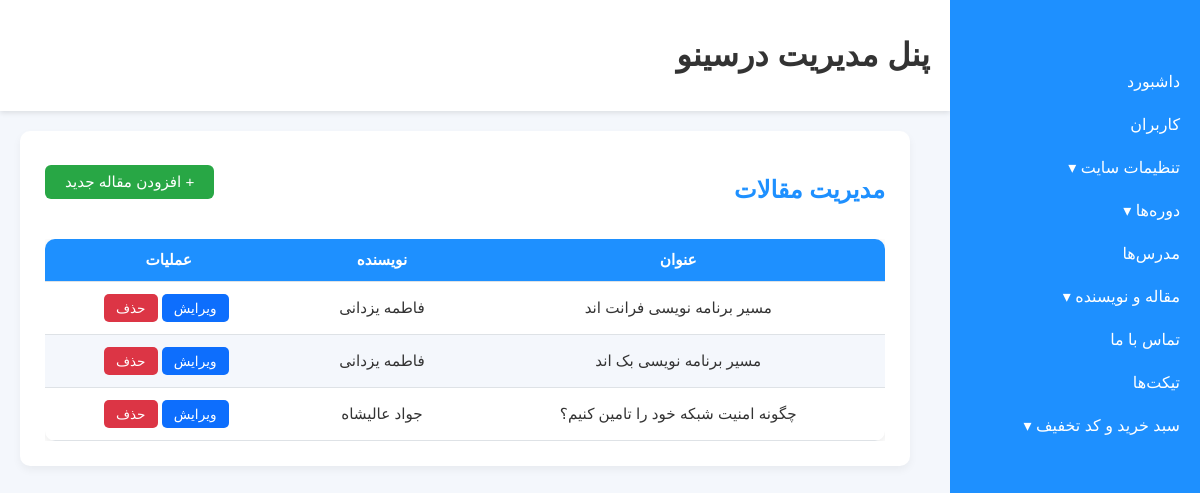
Screenshot of /admin_panel/articles/ (signed in) with the database file from the repository.
### blog_module/models.py (models this page shows, shortened)
class Article(models.Model):
    title = models.CharField(max_length=100, verbose_name='عنوان')
    author = models.ForeignKey(Author, on_delete=models.CASCADE, related_name='article', verbose_name='نویسنده')
    image = models.ImageField(upload_to="image/article", verbose_name='عکس')
    description = models.TextField(verbose_name='متن مقاله')
    slug = models.SlugField(unique=True, null=True, blank=True, verbose_name='اسلاگ')
    created_at = models.DateTimeField(auto_now_add=True, null=True, blank=True)
    class Meta:
        verbose_name = 'مقاله'
        verbose_name_plural = 'مقاله ها'

class Author(models.Model):
    fullname = models.CharField(max_length=100, verbose_name='نام کامل')
    image = image = models.ImageField(upload_to="image/author", verbose_name='عکس')
    class Meta:
        verbose_name = 'نویسنده'
        verbose_name_plural = 'نویسنده ها'

### admin_panel/views.py (the view)
class ArticleListView(StaffRequiredMixin, ListView):
    model = Article
    template_name = 'admin_panel/article/article_list.html'
    context_object_name = 'articles'
    ordering = ['-created_at']

### admin_panel/views.py (called while the page is built)
    def test_func(self):
        return self.request.user.is_staff

### context_processors/context_processors.py (called while the page is built)
def site_footer(request):
    site_setting = SiteSetting.objects.filter(is_main_setting=True).first()
    footer_link_boxes = FooterLinkBox.objects.prefetch_related('links').all()
    return{'footer_link_boxes':footer_link_boxes, 'setting':site_setting }

### admin_panel/templates/admin_panel/article/article_list.html
{% extends "admin_panel/admin_panel_base.html" %}
{% block content %}
<div class="table-wrapper">
    <div class="table-header">
        <h2 class="page-title">مدیریت مقالات</h2>
        <a href="{% url 'admin_panel:article_create' %}" class="btn-add">+ افزودن مقاله جدید</a>
    </div>
    <div class="table-container">
        <table class="custom-table">
            <thead>
                <tr>
                    <th>عنوان</th>
                    <th>نویسنده</th>
                    <th>عملیات</th>
                </tr>
            </thead>
            <tbody>
                {% for article in articles %}
                <tr>
                    <td>{{ article.title }}</td>
                    <td>{{ article.author.fullname }}</td>
                    <td>
                        <a href="{% url 'admin_panel:article_update' article.id %}" class="btn-edit">ویرایش</a>
                        <a href="{% url 'admin_panel:article_delete' article.id %}" class="btn-delete">حذف</a>
                    </td>
                </tr>
                {% empty %}
                <tr>
                    <td colspan="3" class="text-center text-muted">هیچ مقاله‌ای ثبت نشده است.</td>
                </tr>
                {% endfor %}
            </tbody>
        </table>
    </div>
</div>
{% endblock %}

### static/css/admin_panel.css (style rules this page uses)
body { font-family: 'Vazir', sans-serif; margin: 0; padding: 0; background-color: #f4f7fc; color: #333; }
.page-title { font-size: 1.6rem; margin-bottom: 20px; }
.table-container { overflow-x: auto; }
.custom-table { width: 100%; border-collapse: collapse; background-color: #fff; box-shadow: 0 2px 8px rgba(0,0,0,0.1); border-radius: 10px; overflow: hidden; }
.custom-table th, .custom-table td { padding: 12px 15px; text-align: center; border-bottom: 1px solid #ddd; }
.custom-table th { background-color: #1E90FF; color: #fff; font-weight: bold; }
.custom-table tr:nth-child(even) { background-color: #f4f7fc; }
.btn-edit { display: inline-block; padding: 6px 12px; background-color: #1E90FF; color: #fff; border-radius: 5px; text-decoration: none; font-size: 0.9rem; }
.page-title { font-size: 1.6rem; font-weight: bold; margin-bottom: 20px; text-align: center; color: #1E90FF; }
.btn-add { display: inline-block; padding: 8px 20px; background-color: #28a745; color: #fff; border-radius: 6px; text-decoration: none; font-size: 0.95rem; margin-bottom: 15px; }
.btn-edit { display: inline-block; padding: 6px 12px; background-color: #1E90FF; color: #fff; border-radius: 5px; text-decoration: none; font-size: 0.85rem; margin-right: 5px; }
.btn-delete { display: inline-block; padding: 6px 12px; background-color: #dc3545; color: #fff; border-radius: 5px; text-decoration: none; font-size: 0.85rem; }
.table-wrapper { margin: 30px auto; max-width: 1000px; }
.table-header { display: flex; justify-content: space-between; align-items: center; margin-bottom: 15px; }
.page-title { font-size: 1.6rem; font-weight: bold; color: #1E90FF; }
.btn-add { padding: 8px 20px; background-color: #28a745; color: #fff; border-radius: 6px; text-decoration: none; font-size: 0.95rem; }
.btn-edit { display: inline-block; padding: 6px 12px; background-color: #1E90FF; color: #fff; border-radius: 5px; text-decoration: none; margin-right: 5px; font-size: 0.85rem; }
.custom-table { width: 100%; border-collapse: collapse; background-color: #fff; box-shadow: 0 2px 12px rgba(0,0,0,0.1); border-radius: 10px; overflow: hidden; }
.table-wrapper { margin: 30px auto; max-width: 900px; }
.page-title { font-size: 1.5rem; font-weight: bold; margin-bottom: 20px; text-align: center; color: #1E90FF; }
.table-header { margin-bottom: 15px; }
.page-title { font-size: 1.5rem; font-weight: bold; color: #1E90FF; text-align: center; }
.custom-table { width: 100%; border-collapse: collapse; background-color: #fff; border-radius: 10px; overflow: hidden; box-shadow: 0 2px 12px rgba(0,0,0,0.1); }
.table-wrapper { max-width: 1000px; margin: 30px auto; padding: 20px; background-color: #fff; border-radius: 12px; box-shadow: 0 4px 15px rgba(0,0,0,0.08); }
.page-title { text-align: center; font-size: 1.5rem; color: #1E90FF; margin-bottom: 20px; }
.custom-table { width: 100%; border-collapse: collapse; }
.custom-table th, .custom-table td { padding: 12px 15px; text-align: center; border-bottom: 1px solid #eee; }
.page-title { color: #1E90FF; text-align: center; margin-bottom: 20px; }
.page-title { margin-bottom: 25px; }
.table-wrapper { background-color: #fff; padding: 25px; border-radius: 10px; box-shadow: 0 4px 8px rgba(0,0,0,0.05); max-width: 1000px; margin: 0 auto 40px auto; }
.table-header .page-title { font-size: 1.5rem; font-weight: 600; }
.custom-table { width: 100%; border-collapse: collapse; font-size: 0.95rem; }
.custom-table th, .custom-table td { padding: 12px 15px; border-bottom: 1px solid #dee2e6; text-align: center; }
.custom-table thead { background-color: #f8f9fa; font-weight: 600; }
.page-title { font-size: 1.6rem; font-weight: 600; }
.btn-add { padding: 8px 20px; font-size: 0.95rem; border-radius: 6px; }
.table-container { overflow-x: auto; margin-top: 15px; }
.btn-edit { background-color: #0d6efd; color: #fff; }
.btn-delete { background-color: #dc3545; color: #fff; }
.page-title { font-size: 1.8rem; margin-bottom: 20px; font-weight: 600; }

### rows the page displays
Article: title "مسیر برنامه نویسی فرانت اند", author.fullname "فاطمه یزدانی"
Article: title "مسیر برنامه نویسی بک اند", author.fullname "فاطمه یزدانی"
Article: title "چگونه امنیت شبکه خود را تامین کنیم؟", author.fullname "جواد عالیشاه"
